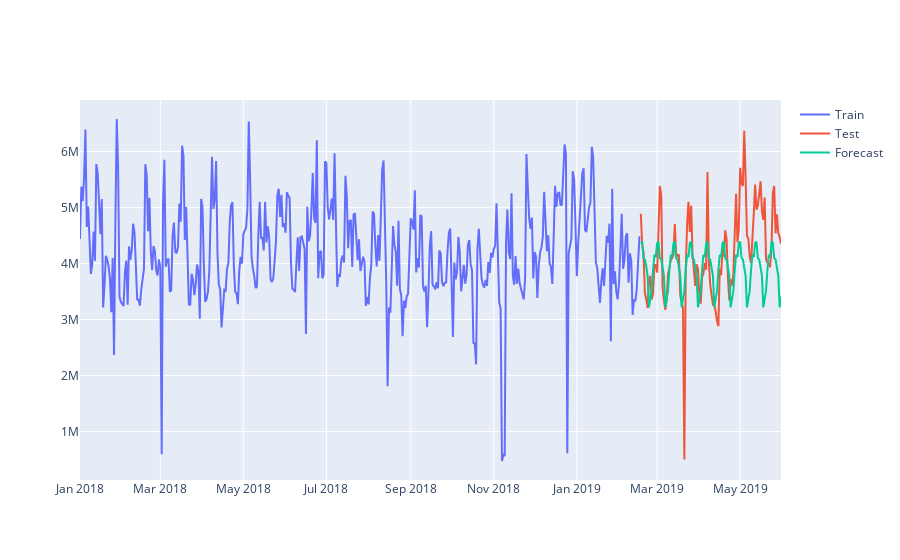

Notebook source saved alongside this figure:
### Code cell
ses = ExponentialSmoothing(train_train['Total_Sales'], seasonal = params['seasonal'], seasonal_periods=params["seasonal_periods"],  freq='D').fit()
plot_forecast(ses, train_train, train_test)
print("MAPE: ",mean_absolute_percentage_error(train_test['Total_Sales'], ses.forecast(len(train_test))))
